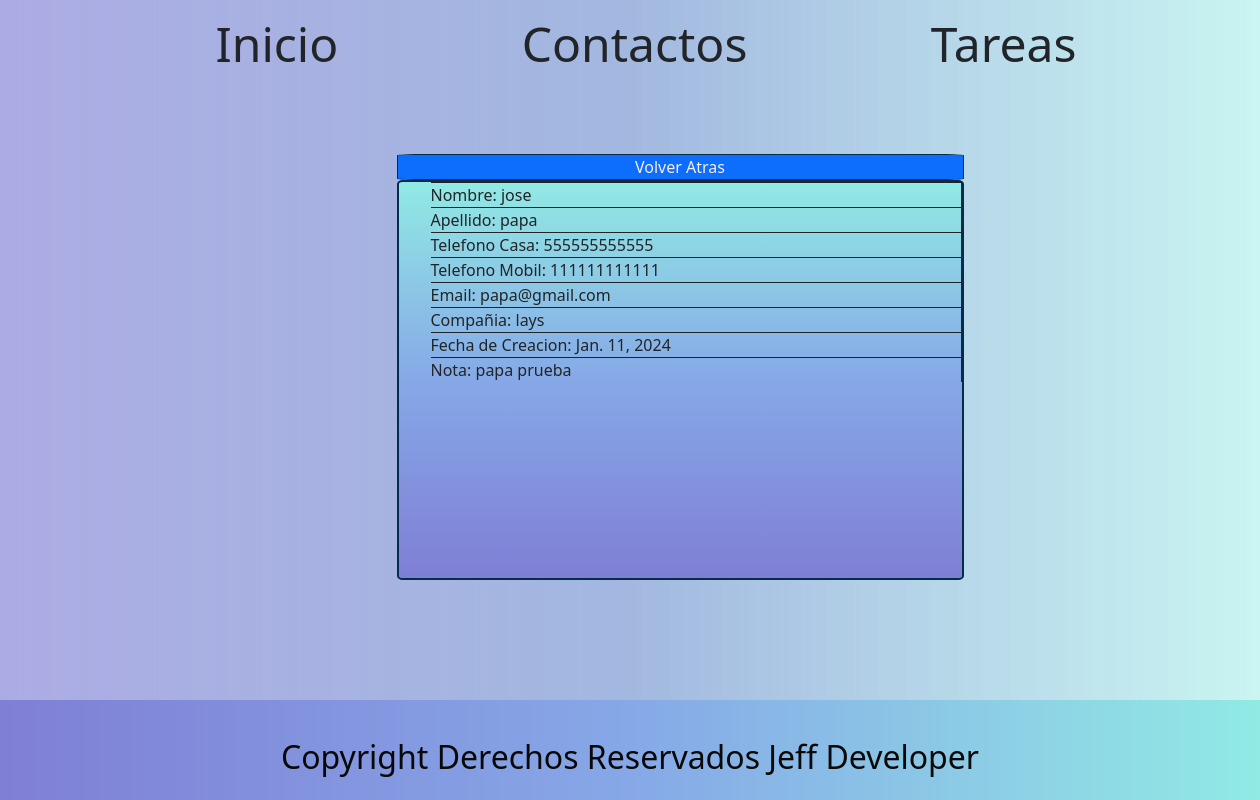
The page /contactos/view/3 on the database its author committed.
### contactos/models.py (models this page shows, shortened)
class Contactos(models.Model):
    name = models.CharField(max_length=50, blank= False, null= False)
    last_name = models.CharField(max_length=50, blank= True, null= True)
    phone = models.CharField(max_length=12, blank= True, null=True )
    mobile = models.CharField(max_length=12, blank=False , null=False )
    email = models.EmailField()
    company = models.CharField(max_length=20, blank= True, null= True)
    date = models.DateField(default= date.today)
    notes =models.TextField(blank=True, null=True)

### contactos/views.py (the view)
# urls.py: path('view/<int:id>', views.view, name="contactos_view"),
def view(request, id):
    contactos = Contactos.objects.get(id=id)
    context = {
        'contactos': contactos
    }
    return render(request, 'contactos/detail.html', context)

### Templates/Contactos/detail.html (shortened to what this page needs)
{% extends 'layout/base.html' %}
{% load static %}
{% block 'content' %}
    <div class="botonañadir">
        <a href="{% url 'contactos' %}" class="">Volver Atras</a>
    </div>
    <ul class="lista-2">
        <li> Nombre: {{contactos.name}}</li>
        <li> Apellido: {{contactos.last_name}}</li>
        <li> Telefono Casa: {{contactos.phone}}</li>
        <li> Telefono Mobil: {{contactos.mobile}}</li>
        <li> Email: {{contactos.email}}</li>
        <li> Compañia: {{contactos.company}}</li>
        <li> Fecha de Creacion: {{contactos.date}}</li>
        <li> Nota: {{contactos.notes}}</li>
    </ul>
{% endblock %}

### static/css/styles.css (style rules this page uses)
:root { --color-primary: rgb(247, 236, 236); --color-secondary: #0D6EFD; --color-body: #052D49; }
* { margin: 0; padding: 0; box-sizing: border-box; }
a { text-decoration: none; color: var(--color-primary); }
body { background-image: linear-gradient(to right,#7f7fd5a6,#6085c994,#91eae47c); }
.botonañadir { text-align: center; color: white; border-radius: 5%; border: solid 1px; border-color: #052D49; width: 45%; background-color: #0D6EFD; }
.lista-2 { list-style: none; background-image: linear-gradient(to bottom,#91EAE4, #86A8E7,#7F7FD5); width: 45%; height: 400px; border: solid 2px; border-radius: 1%; border-color: #052D49; text-align: justify; display: block; align-items: center; justify-content: center; }
.lista-2 li { border: solid 1px; border-bottom: #052D49; border-left: none; }

### rows shown on the page
Contactos: name "jose", last_name "papa", phone "555555555555", mobile "111111111111", email "papa@gmail.com", company "lays", date "Jan. 11, 2024", notes "papa prueba"
